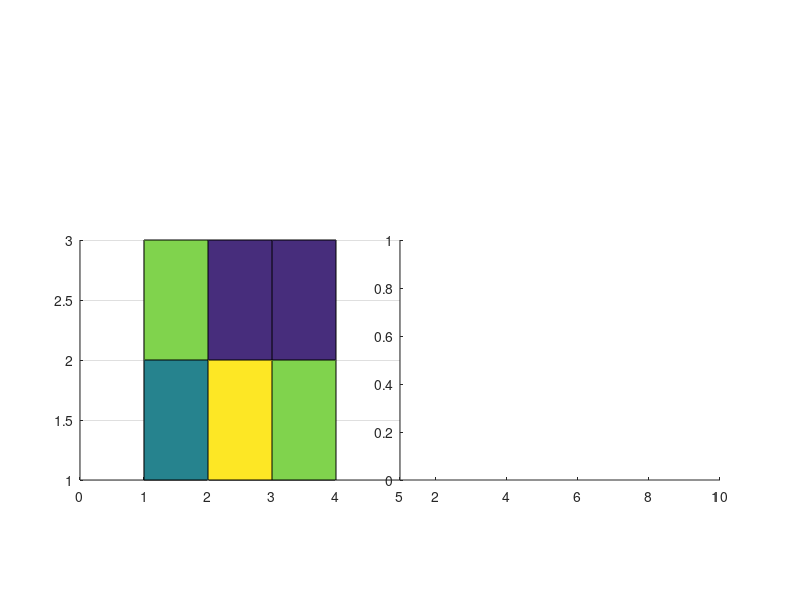

The MATLAB script that drew this image: (Note: this script raises an error after producing the figure.)
% 2015-1-7  
% This code is used to understand figure/axis properties
close all; clc;
a = rand(3,4);  b=rand(3,6);    c=rand(5,6);

f = figure('position',[100,100,400,400])
get(f,'position')

ax1 = axes('position',[.2, .2, .4, .4],'xlim',[0 1],'ylim',[0,1])


set(ax1,'units','pixels');
get(ax1,'position')

set(ax1,'units','normalized','position',[.1, .2, .4, .4]);
set(ax1,'units','pixels');
get(ax1,'position')

ax2 = axes('position',[0.5, 0.2, 0.4, 0.4],'xlim',[1 10])

surf(ax1,a);set(ax1,'xlim',[0 5]); view(ax1, [0,90]);

h = imline;     % even if you can have 2 axis on same figure, line can only be drawn 
pos = wait(h)   % double click to confirm
pos+ones(size(pos))
